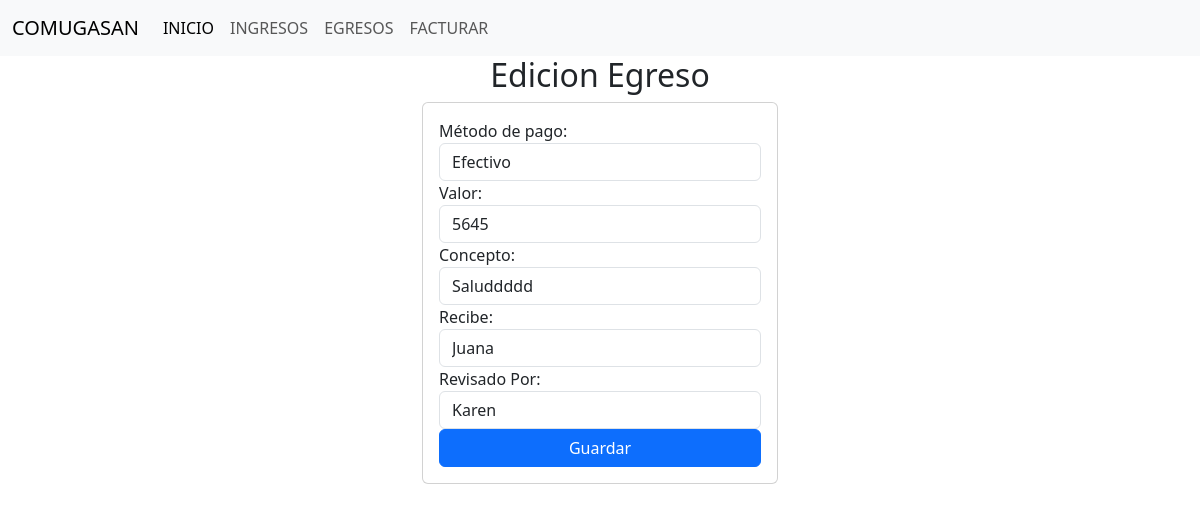
Page /egresos/edicionEgreso/19 on the earlier database version.
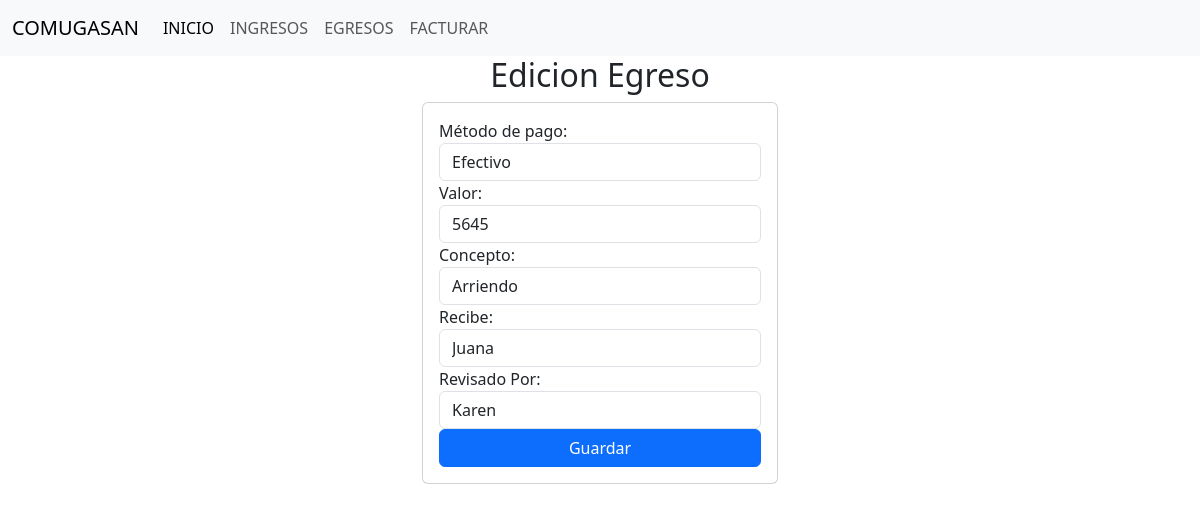
Same page on the later database version.
### comite/models.py (models this page shows, shortened)
class Egresos(models.Model):
    nEgreso = models.AutoField(primary_key=True)
    tipo_pago = models.CharField(max_length=20)
    valorEgreso = models.IntegerField(default=0,blank=True,null=True)
    concepto = models.CharField(max_length=200)
    ciudad = models.CharField(max_length=100,default='San Juan Nepomuceno',editable=False)
    recibe = models.CharField(max_length=100, null=False)
    aprobado = models.CharField(max_length=100,default='Jorge Arzuaga',editable=False)
    revisado = models.CharField(max_length=100,default='Jorge Arzuaga',null=False)
    contabilizado = models.CharField(max_length=100,default='Eduard Posso',editable=False)
    fecha = models.DateTimeField(auto_now_add=True,editable=False)

### comite/views.py (the view)
# urls.py: path('egresos/edicionEgreso/<nEgreso>',views.edicionEgreso),
def edicionEgreso(request,nEgreso):
    egreso = Egresos.objects.get(nEgreso=nEgreso)
    return render(request,"egresos/edicionEgresos.html",{"egreso":egreso})

### comite/templates/egresos/edicionEgresos.html (shortened to what this page needs)
{% extends "base.html" %}
{% block body %}
    <div class="row">
        <div class="col-md-4 offset-md-4" >
            <h2 style="text-align: center;">Edicion Egreso</h2>
            <div class="card">
                <div class="card-body">
                    <form action="/egresos/editarEgreso/{{egreso.nEgreso}}/" method="POST">{% csrf_token %}
                        <div class="form-group">
                            <label for="tipo_pago">Método de pago:</label>
                            <select id="tipo_pago" class="form-control" name="tipo_pago">
                                <option value="Efectivo" {% if egreso.tipo_pago == "Efectivo" %}selected{% endif %}>Efectivo</option>
                            </select>
                            <div class="form-group">
                                <label>Valor:</label>
                                <input  class="form-control" type="text" id="valorEgreso" name="valorEgreso" value= "{{egreso.valorEgreso}}" maxlength="20" required >
                            </div>
                            <div>
                                <label for="concepto">Concepto:</label>
                                <select id="concepto" class="form-control" name="concepto">
                                    <option value="{{egreso.concepto}}" {% if  egreso.concepto != "{{egreso.otroConcepto}}" %}selected{% endif %}>{{egreso.concepto}}</option>
                                </select>
                            </div>
                            <div class="form-group" class="form-control">
                                <label>Recibe:</label>
                                <input  class="form-control" type="text" id="recibe" name="recibe" value= "{{egreso.recibe}}" maxlength="100" required >
                            </div>
                            <div class="form-group" class="form-control">
                                <label>Revisado Por:</label>
                                <input  class="form-control" type="text" id="revisado" name="revisado" value= "{{egreso.revisado}}" maxlength="100" required >
                            </div>
                            <div class="form-group">
                                <button type="submit" class="btn btn-primary w-100 text-white">Guardar</button>
                            </div>
                    </form>
                </div>
            </div>
        </div>
    </div>
{% endblock %}

Differences in the rows shown:
changed Egresos "Efectivo": concepto "Saluddddd" → "Arriendo"
